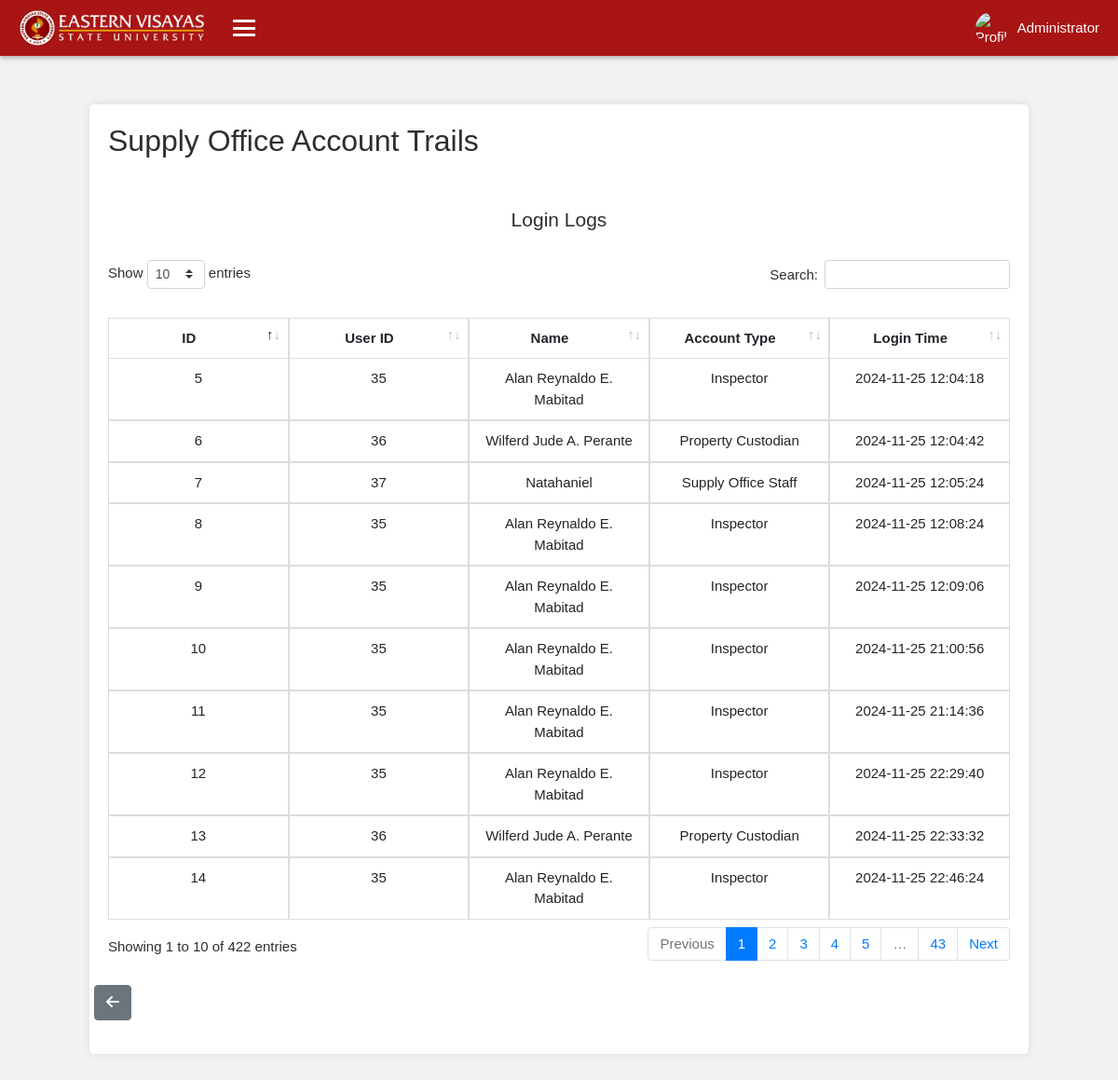
Screenshot of /administrator/e7f3c1d9-8a24-41b5-b0e6-d2f9a8c5f4b7/supply_logs/so_login_logs.php (signed in) with the database file from the repository.
### tables this page shows
CREATE TABLE `so_login_logs` (
  `id` int(11) NOT NULL,
  `user_id` int(11) NOT NULL,
  `account_type` varchar(255) NOT NULL,
  `login_time` timestamp NULL DEFAULT current_timestamp() ON UPDATE current_timestamp(),
  `name` varchar(255) DEFAULT NULL
);

### administrator/e7f3c1d9-8a24-41b5-b0e6-d2f9a8c5f4b7/supply_logs/so_login_logs.php (the view, shortened to what this page needs)
<?php
include '../../database/db.php';
include '../../aclasses/header.php';
include '../../aclasses/navbar.php';
?>
<main class="container mt-5 custom-container">
    <h2>Supply Office Account Trails</h2>
    <div class="row">
        <div class="col-md-12">
            <h3 class="mb-3">Login Logs</h3>
            <div class="table-responsive">
            <table id="sologinlogsTable" class="table table-striped" style="table-layout: fixed;">
                <thead>
                    <tr>
                        <th style="width: 100px;">ID</th>
                        <th style="width: 100px;">User ID</th>
                        <th style="width: 100px;">Name</th>
                        <th style="width: 100px;">Account Type</th>
                        <th style="width: 100px;">Login Time</th>
                    </tr>
                </thead>
                <tbody>
                    <?php
                    $sql = "SELECT * FROM so_login_logs ORDER BY login_time DESC";
                    $stmt = $conn->prepare($sql);
                    $stmt->execute();
                    while ($row = $stmt->fetch(PDO::FETCH_ASSOC)) {
                        echo "<tr>";
                        echo "<td>" . $row['id'] . "</td>";
                        echo "<td>" . $row['user_id'] . "</td>";
                        echo "<td>" . $row['name'] . "</td>";
                        echo "<td>" . $row['account_type'] . "</td>";
                        echo "<td>" . $row['login_time'] . "</td>";
                        echo "</tr>";
                    }
                    ?>
                </tbody>
            </table>
        </div>
    </div>
    <div class="row mt-4 mb-3"> <div class="col-md-12">
            <a href="../supply_logs" class="btn btn-secondary"><i class="fas fa-arrow-left"></i></a> </div>
    </div>
</main>
<?php include '../../aclasses/footer.php'; ?>

### administrator/css/alogin.css (style rules this page uses)
body { margin: 0; font-family: Arial, sans-serif; background-color: #f2f2f2; }

### administrator/e7f3c1d9-8a24-41b5-b0e6-d2f9a8c5f4b7/classes/css/a.css (style rules this page uses)
body { margin: 0; font-family: Arial, sans-serif; background-color: #f2f2f2; font-size: 15px; color: #2e2e31; }
@media (min-width: 761px) { .custom-container { margin-top: 7rem !important; } }
.container { margin: 0 auto; background: #fff; padding: 20px; border-radius: 5px; box-shadow: 0 0 10px rgba(0, 0, 0, 0.1); }
.table { width: 100%; margin-bottom: 0px; border-collapse: collapse; }
.table th, .table td { padding: 10px; border: 1px solid #ddd; text-align: center; }
h3 { text-align: center; margin-top: 45px; font-size: 21px; }
.custom-container { max-width: 84%; margin-bottom: 50px; margin-top: 7rem ; transition: margin-left 0.4s ease; }
.table-responsive { -ms-overflow-style: none; scrollbar-width: none; }
.table thead th { vertical-align: bottom; border-bottom: 0.9px solid #000; }
.table thead th { vertical-align: bottom; border-bottom: none; }
.table-striped tbody tr:nth-of-type(odd) { background-color: rgba(0, 0, 0, .0); }

### rows the page displays
so_login_logs: id "14", user "35", name "Alan Reynaldo E. Mabitad", account_type "Inspector", login_time "2024-11-25 22:46:24"
so_login_logs: id "13", user "36", name "Wilferd Jude A. Perante", account_type "Property Custodian", login_time "2024-11-25 22:33:32"
so_login_logs: id "12", user "35", name "Alan Reynaldo E. Mabitad", account_type "Inspector", login_time "2024-11-25 22:29:40"
so_login_logs: id "11", user "35", name "Alan Reynaldo E. Mabitad", account_type "Inspector", login_time "2024-11-25 21:14:36"
so_login_logs: id "10", user "35", name "Alan Reynaldo E. Mabitad", account_type "Inspector", login_time "2024-11-25 21:00:56"
so_login_logs: id "9", user "35", name "Alan Reynaldo E. Mabitad", account_type "Inspector", login_time "2024-11-25 12:09:06"
so_login_logs: id "8", user "35", name "Alan Reynaldo E. Mabitad", account_type "Inspector", login_time "2024-11-25 12:08:24"
so_login_logs: id "7", user "37", name "Natahaniel", account_type "Supply Office Staff", login_time "2024-11-25 12:05:24"
so_login_logs: id "6", user "36", name "Wilferd Jude A. Perante", account_type "Property Custodian", login_time "2024-11-25 12:04:42"
so_login_logs: id "5", user "35", name "Alan Reynaldo E. Mabitad", account_type "Inspector", login_time "2024-11-25 12:04:18"

### other values shown
$_SESSION['name'] "Administrator"
